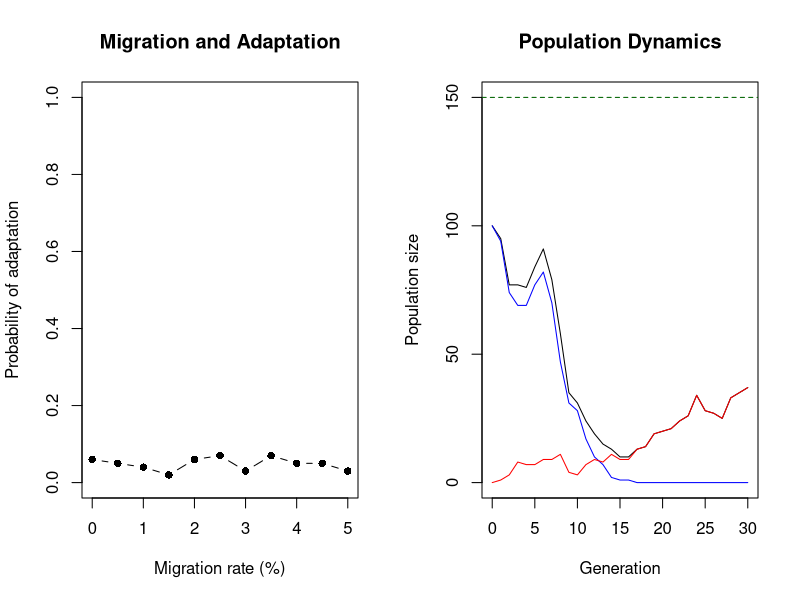

The R source for this figure:
## ---- chunk 1
# ==== FUNCTION 1: SIMULATE ONE GENERATION

# Two turtle types are represented:
# a = the usual (wild-type) population
# A = the adapted population

# The model includes:
# 1. Population growth affected by warming
# 2. A relative growth advantage or disadvantage for type A
# 3. Mutation from type a to type A
# 4. Immigration of adapted individuals from a source beach
# 5. Population growth affected by warming

simulate_one_gen <- function(N_a, N_A, decay_rate, sel_coeff, mut_rate, mig_rate = 0, N_source_a = 0, carrying_capacity = 10000) {
  
  # ====STEP 1: Generate offspring for each turtle type
  
  # Generate the number of type-a offspring.
  # The expected number is reduced by the warming effect
  # represented by decay_rate.
  
  # NEW: Carrying capacity limits population growth
  density_factor <- max(1 - (N_a + N_A) / carrying_capacity, 0)
  
  # Draw offspring according to Poisson distributions
  # rpois(1, lambda) draws one random value from a Poisson
  # distribution with expected value lambda.

  offsp_a <- rpois(1, N_a * (1-decay_rate) * density_factor)
  offsp_A <- rpois(1, N_A * (1-decay_rate+sel_coeff) * density_factor)
  
  
  # sel_coeff represents the relative growth advantage
  # of the adapted type.
  # A positive sel_coeff increases its expected growth,
  # while a negative value decreases its expected growth.
  
  # ====STEP 2: Simulate mutation from type a to type A
  
  # Estimate the number of type-a offspring that mutate
  # Number of type-a offspring * mutation rate.
  
  mut_a_to_A <- rpois(1, offsp_a * mut_rate)
  
  # ====STEP 3: Simulate immigration from the source beach
  # Generate the number of adapted individuals arriving from the cooler source beach.
  # source population size and the migration rate.
  
  mig_A <- rpois(1, N_source_a * mig_rate)
  
  # ====STEP 4: Calculate population sizes in the next generation
  # Subtract individuals that mutated from type a.
  # max(..., 0) prevents the population from becoming negative.
  
  N_a_new <- max(offsp_a - mut_a_to_A, 0)
  
  # Add together:
  # Offspring already belonging to type A
  # New mutants from type a
  # Immigrants from the source beach
  
  N_A_new <- offsp_A + mut_a_to_A + mig_A
  
  return(c(
  N_a = N_a_new,
  N_A = N_A_new
))
  
}

print(simulate_one_gen(100,100,0.2,0,0.0001))

## ---- chunk 2
# Define a function that simulates the population over several generations.

simulate_pop <- function(N_init_a, N_init_A, decay_rate, sel_coeff,
                         mut_rate, t_max, mig_rate,
                         N_source_A) {
  
 # Store the initial numbers of non-adapted and adapted turtles on the warming beach in a vector.
  # pop_new[1] represents the number of a individuals.
  # pop_new[2] represents the number of A individuals.
  
  pop_new <- c(N_init_a, N_init_A)
  
  pop_vector <- matrix(c(pop_new), nrow = 1)
  
# Repeat the simulation once for each generation, up to the maximum number of generations specified by t_max.
  
  for (i in 1:t_max) {
    
    # Migration and survival combined into one step
    # mig_rate = probability of successful migration
    
#the source population itself is not reduced here. N_source_A remains fixed, so it acts as a constant reservoir that can supply adapted turtles in every generation.
    
    migrants <- rbinom(1, N_source_A, mig_rate)
    
    # Original function: simulate the warming beach
    # Migration is set to zero here because we add the
    # surviving migrants separately below.
    gen_result <- simulate_one_gen(
      pop_new[1], pop_new[2], decay_rate,
      sel_coeff, mut_rate, mig_rate = 0,
      N_source_a = 0
    )
    #print(gen_result)
    # Keep only the two population counts
    pop_new <- c(
      unname(gen_result["N_a"]),
      unname(gen_result["N_A"])
    )
    
    #print(pop_new)
    # Add successful migrants to adapted type A
    pop_new[2] <- pop_new[2] + migrants
    
    # Save all populations
    pop_vector <- rbind(pop_vector, c(pop_new))
    
    #print(c(pop_new, source_new,i))
    
    # Stop if the warming population recovers or the
    # whole system becomes extinct
    if (sum(pop_new) >= 1.5 * (N_init_a + N_init_A) ||
        sum(c(pop_new)) == 0) break
  }
  
  rownames(pop_vector) <- 0:(nrow(pop_vector) - 1)
  colnames(pop_vector) <- c("a", "A")
  
  return(pop_vector)
}

# Define baseline model parameters

N_init_a <- 100
N_init_A <- 0
N_source_A <- 100
decay_rate <- 0.1
sel_coeff <- 0.15
mut_rate <- 0.0001
t_max <- 30
mig_rate <- 0.5

output <- simulate_pop(N_init_a, N_init_A, decay_rate, sel_coeff, mut_rate, t_max, mig_rate, N_source_A)

# Run simulations for different migration rates
mig_rates <- seq(0, 0.05, by = 0.005)

# Number of simulations for each migration rate
n_replicates <- 100

# Store probability of adaptation
prob_adaptation <- numeric(length(mig_rates))

# Define population recovery threshold
recovery_threshold <- 1.5 * (N_init_a + N_init_A)

for (j in seq_along(mig_rates)) {
  
  # Store whether adaptation succeeds in each simulation
  successes <- logical(n_replicates)
  
  for (r in seq_len(n_replicates)) {
    
  output <- simulate_pop(
  N_init_a, N_init_A, decay_rate, sel_coeff,
  mut_rate, t_max,
  mig_rate = 0.01,
  N_source_A = N_source_A
)
    # Calculate total population on the warming beach
    home_total <- output[, "a"] + output[, "A"]
    
    # Success means population recovery with adapted turtles present
    successes[r] <- any(
      home_total >= recovery_threshold &
        output[, "A"] > 0
    )
  }
  
  # Probability = successful simulations / total simulations
  prob_adaptation[j] <- mean(successes)
}

# Display results
results <- data.frame(
  migration_rate = mig_rates,
  probability_adaptation = prob_adaptation
)

print(results)

#This is where plotting starts.

# Display both plots side by side

par(mfrow = c(1, 2))

# Plot 1: Migration rate vs adaptation probability
plot(
  mig_rates * 100, prob_adaptation,
  type = "b", pch = 16, ylim = c(0, 1),
  xlab = "Migration rate (%)",
  ylab = "Probability of adaptation",
  main = "Migration and Adaptation"
)

# Plot 2: Population dynamics
generation <- 0:(nrow(output) - 1)
total <- output[, "a"] + output[, "A"]

plot(
  generation, total,
  type = "l", col = "black",
  ylim = c(0, max(c(total, recovery_threshold))),
  xlab = "Generation",
  ylab = "Population size",
  main = "Population Dynamics"
)

lines(generation, output[, "a"], col = "blue")
lines(generation, output[, "A"], col = "red")
abline(h = recovery_threshold, col = "darkgreen", lty = 2)

par(mfrow = c(1, 1))

## ---- chunk 3
# Calculate Frequencies
# Calculate the total local population at each generation
N_total <- output[, "a"] + output[, "A"]

# Calculate the frequency of type a
freq_a <- ifelse(
  N_total > 0,
  output[, "a"] / N_total,
  NA
)

# Calculate the frequency of type A
freq_A <- ifelse(
  N_total > 0,
  output[, "A"] / N_total,
  NA
)

# Store the results in a data frame
frequency_output <- data.frame(
  generation = 0:(nrow(output) - 1),
  N_total = N_total,
  freq_a = freq_a,
  freq_A = freq_A
)

# Display the frequency results
print(frequency_output)
